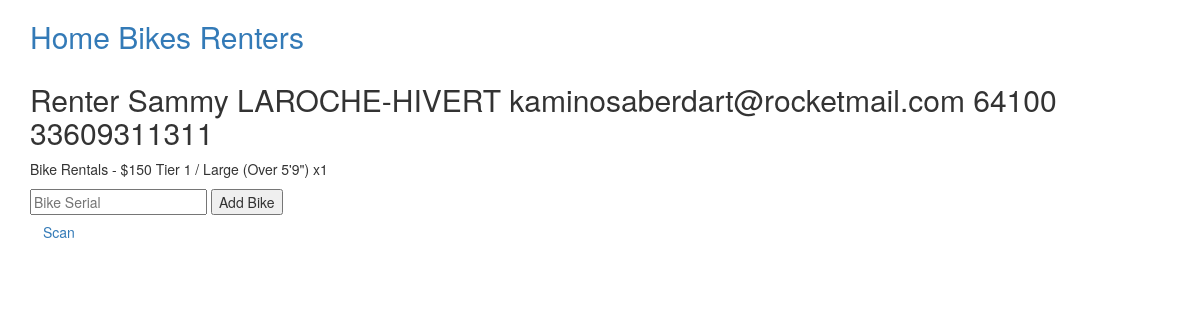
The app's page /renter/kaminosaberdart@rocketmail.com, older data.
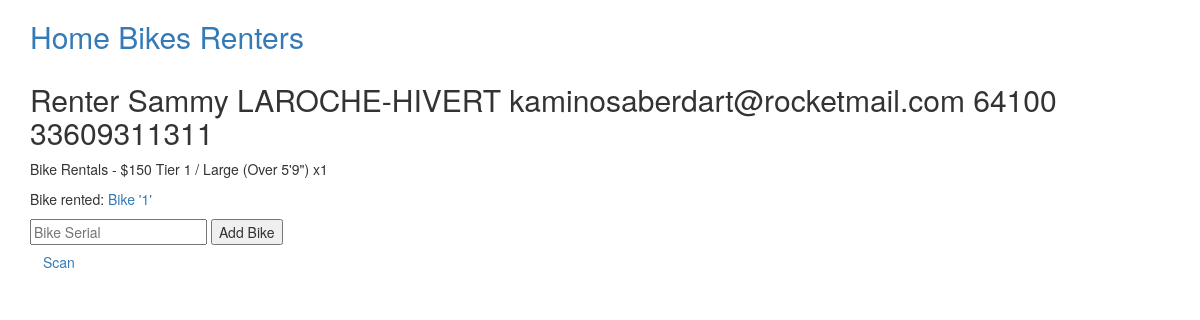
The same page, newer data.
### bike/models.py (models this page shows, shortened)
class Bike(Base):
  __tablename__ = 'bike'
  id = Column(Integer, primary_key=True)
  renter_id = Column(Integer, ForeignKey('renter.id'))
  code = Column(String(255), unique=True)
  comment = Column(String)
  def __repr__(self):
    return 'Bike %r' % (self.code)

### bike/views.py (the view)
@app.route('/renter/<email>', methods=['GET','POST'])
def renter(email):
  if not db.query(Renter).filter_by(email=email).count():
    abort(404)
  renter = db.query(Renter).filter_by(email=email)[0]
  err = ''
  if 'attach_bike' in request.values:
    bike = db.query(Bike).filter_by(code=request.values['attach_bike'])[0]
    status, err = renter.attach_bike(bike)
    db.commit()
  return render_template('renter.html', renter=renter, error=err)

### bike/__init__.py (called while the page is built)
@app.teardown_appcontext
def shutdown_session(exception=None):
  db.remove()

### bike/templates/renter.html (shortened to what this page needs)
{% extends "base.html" %}
{% block content %}
  <h2>Renter {{renter.name}} {{renter.email}} {{renter.zipcode}} {{renter.phone}}</h2>
  <p>{{renter.desc}} x{{renter.qty}}</p>
  {% for bike in renter.bikes %}
  <p>Bike rented: <a href="/bike/{{bike.code}}">{{bike}}</a></p>
  {% endfor %}
  <form method="POST">
  	<input type="text" name="attach_bike" placeholder="Bike Serial">
  	<input type="submit" value="Add Bike">
  </form>
  <a href="zxing://scan/?ret={{url_for('renter', email=renter.email, _external=True)|urlencode}}?attach_bike=%7BCODE%7D" class="button btn">Scan</a>
{% endblock %}

Row changes from the older to the newer data that the page shows:
now on this page (row edited): Bike: code "Bike '1'"
